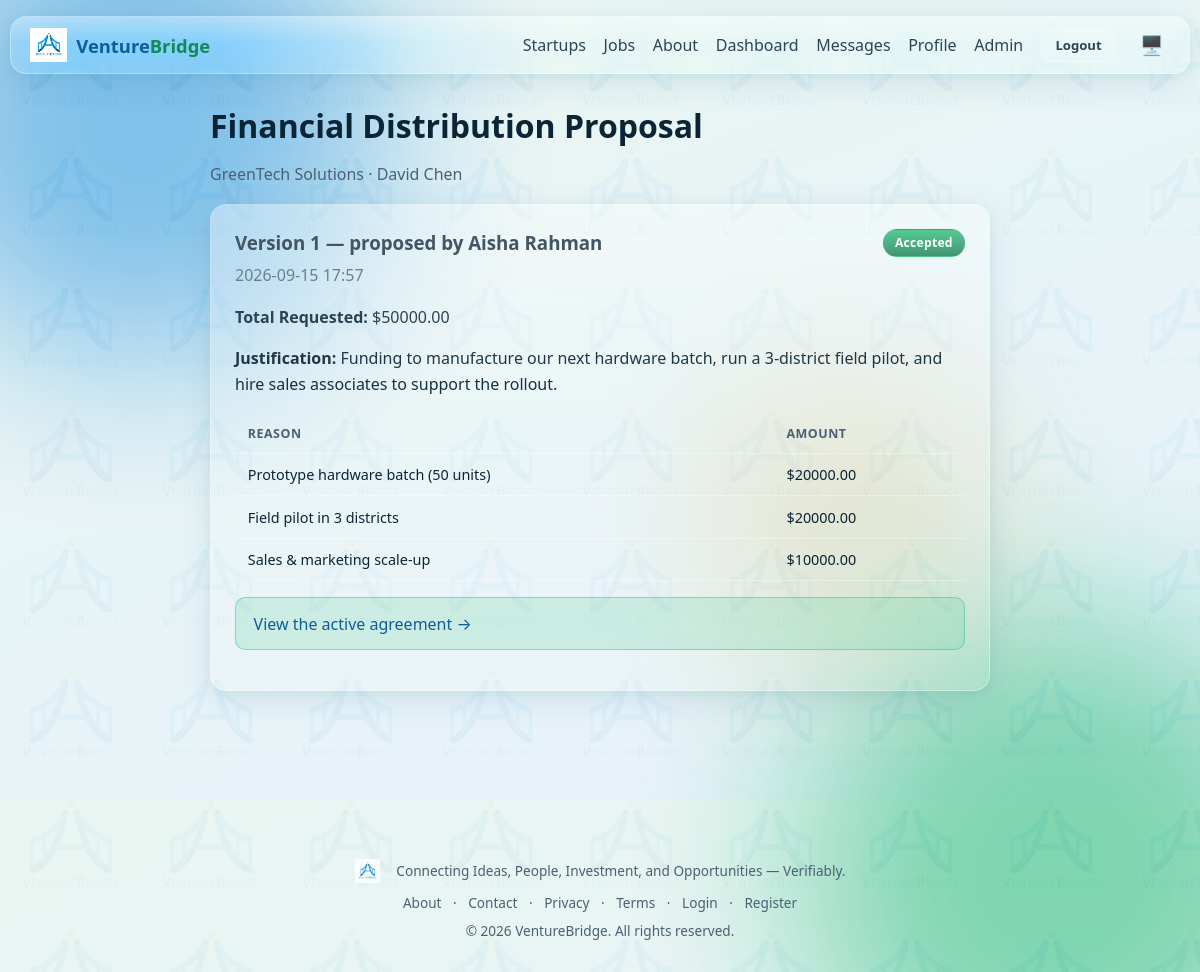
The page /investment/1/proposal (signed in) on the database as committed earlier.
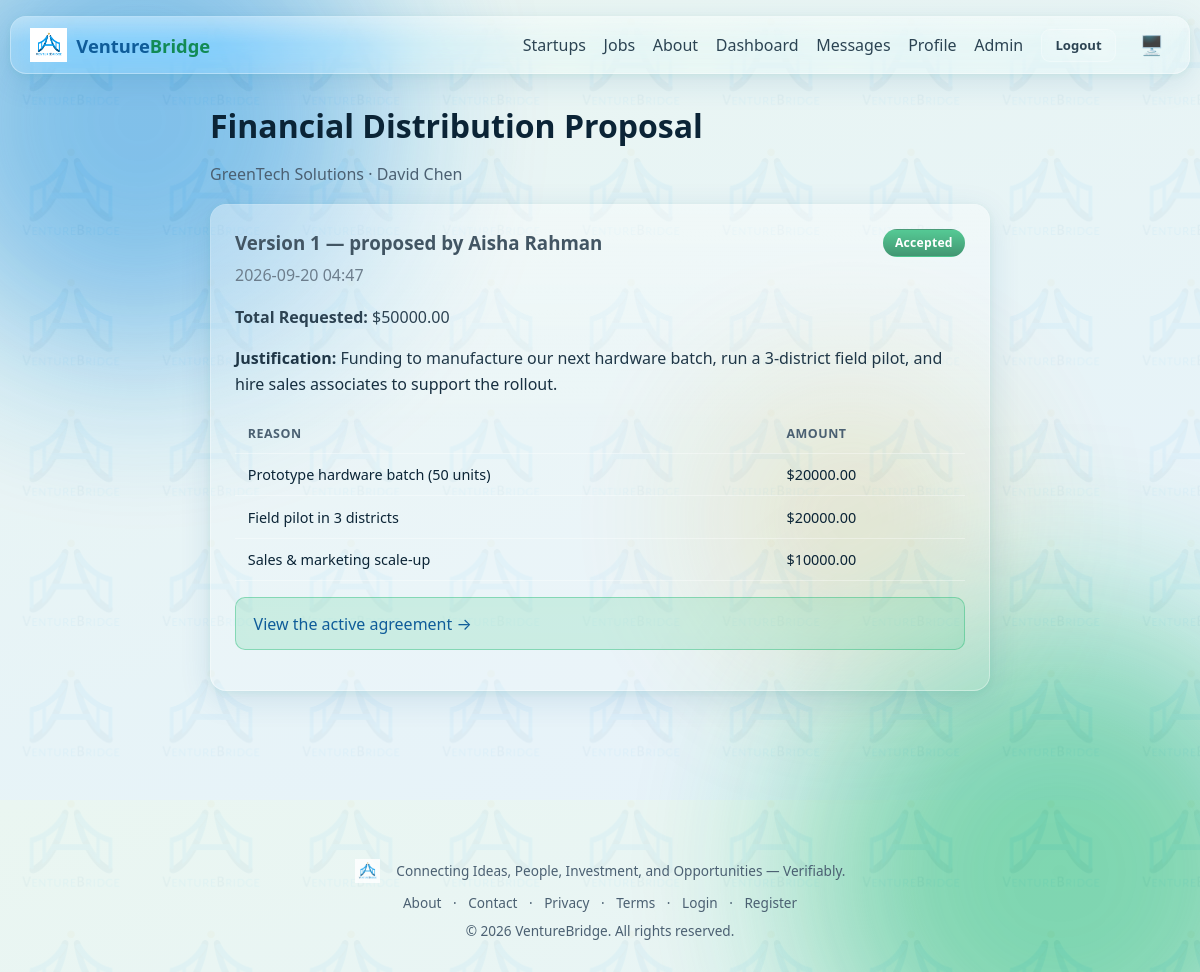
The same page on the database as committed later.
### models.py (models this page shows)
class FundingProposal(db.Model):
    id = db.Column(db.Integer, primary_key=True)
    request_id = db.Column(db.Integer, db.ForeignKey("investment_request.id"), nullable=False)
    version = db.Column(db.Integer, nullable=False, default=1)
    proposed_by_id = db.Column(db.Integer, db.ForeignKey("user.id"), nullable=False)
    total_amount = db.Column(db.Numeric(14, 2), nullable=False)
    notes = db.Column(db.Text)
    status = db.Column(db.String(20), default="pending")
    created_at = db.Column(db.DateTime, default=datetime.utcnow)
    proposed_by = db.relationship("User", foreign_keys=[proposed_by_id])
    items = db.relationship("FundingProposalItem", backref="proposal", cascade="all,delete", lazy="dynamic")

### blueprints/investment.py (the view)
@bp.route("/<int:req_id>/proposal")
@login_required
def view_proposal(req_id):
    req = InvestmentRequest.query.get_or_404(req_id)
    _guard_party(req)
    history = req.proposals.order_by(FundingProposal.version.desc()).all()
    latest = history[0] if history else None
    return render_template("investment/proposal.html", req=req, history=history, latest=latest)

### blueprints/investment.py (called while the page is built)
def _guard_party(req):
    allowed = current_user.role == "admin" or current_user.id in (req.investor_id, req.startup.founder_id)
    if not allowed:
        abort(404)  # don't reveal the request exists to unrelated users

### models.py (called while the page is built)
    @property
    def is_active(self):
        return self.is_active_account

### templates/investment/proposal.html (shortened to what this page needs)
{% extends "base.html" %}
{% block content %}
<div class="animate-in" style="max-width:780px;margin:0 auto;">
  <h1>Financial Distribution Proposal</h1>
  <p class="text-muted">{{ req.startup.name }} · {{ req.investor.full_name }}</p>
  {% if latest %}
  <div class="glass card-pad" style="margin-bottom:1.5rem;">
    <div class="flex-between">
      <h3 style="margin:0;">Version {{ latest.version }} — proposed by {{ latest.proposed_by.full_name }}</h3>
      <span class="badge {{ 'badge-verified' if latest.status == 'accepted' else 'badge-pending' }}">{{ latest.status|capitalize }}</span>
    </div>
    <p class="text-muted" style="margin:.4rem 0 1rem;">{{ latest.created_at.strftime("%Y-%m-%d %H:%M") }}</p>
    <p><strong>Total Requested:</strong> ${{ "%.2f"|format(latest.total_amount) }}</p>
    <p><strong>Justification:</strong> {{ latest.notes }}</p>
    <table style="margin-top:.8rem;">
      <thead><tr><th>Reason</th><th>Amount</th></tr></thead>
      <tbody>
        {% for it in latest.items %}
        <tr><td>{{ it.reason }}</td><td>${{ "%.2f"|format(it.amount) }}</td></tr>
        {% endfor %}
      </tbody>
    </table>
    {% if req.status in ['awaiting_investor_review', 'awaiting_founder_review'] and current_user.id != latest.proposed_by_id %}
      <div class="flex gap-2 flex-wrap" style="margin-top:1.2rem;">
        <form method="POST" action="{{ url_for('investment.accept_proposal', req_id=req.id) }}">
          <input type="hidden" name="csrf_token" value="{{ csrf_token() }}">
          <button class="btn btn-green" type="submit">Accept These Terms</button>
        </form>
        {% if current_user.role == 'investor' %}
        <a href="{{ url_for('investment.revise_proposal', req_id=req.id) }}" class="btn btn-outline">Send Back Changes</a>
        {% elif current_user.role == 'founder' %}
        <a href="{{ url_for('investment.submit_proposal', req_id=req.id) }}" class="btn btn-outline">Send Back Changes</a>
        {% endif %}
      </div>
    {% elif req.status in ['awaiting_investor_review', 'awaiting_founder_review'] %}
      <div class="alert alert-info" style="margin-top:1rem;">Waiting for the other party to respond to this version.</div>
    {% elif req.status == 'awaiting_signatures' %}
      <div class="alert alert-success" style="margin-top:1rem;">
        <a href="{{ url_for('investment.sign_agreement', req_id=req.id) }}">Review and sign the agreement →</a>
      </div>
    {% elif req.status == 'active' %}
      <div class="alert alert-success" style="margin-top:1rem;">
        <a href="{{ url_for('investment.agreement', req_id=req.id) }}">View the active agreement →</a>
      </div>
    {% endif %}
  </div>
  {% endif %}
</div>
{% endblock %}

Rows that differ between the two databases and show on the page:
changed FundingProposal "Accepted": created_at "2026-09-15 17:57" → "2026-09-20 04:47"
